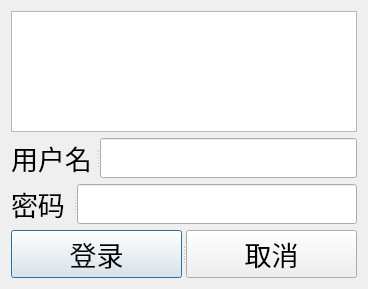
<?xml version="1.0" encoding="UTF-8"?>
<ui version="4.0">
 <class>Dialog</class>
 <widget class="QDialog" name="Dialog">
  <property name="geometry">
   <rect>
    <x>0</x>
    <y>0</y>
    <width>368</width>
    <height>289</height>
   </rect>
  </property>
  <property name="windowTitle">
   <string>用户登录</string>
  </property>
  <layout class="QVBoxLayout" name="verticalLayout">
   <item>
    <widget class="QTextBrowser" name="UI_stauts">
     <property name="font">
      <font>
       <pointsize>15</pointsize>
      </font>
     </property>
    </widget>
   </item>
   <item>
    <widget class="QSplitter" name="splitter">
     <property name="orientation">
      <enum>Qt::Horizontal</enum>
     </property>
     <widget class="QLabel" name="label">
      <property name="font">
       <font>
        <pointsize>20</pointsize>
       </font>
      </property>
      <property name="text">
       <string>用户名</string>
      </property>
     </widget>
     <widget class="QLineEdit" name="UI_usr_btn">
      <property name="font">
       <font>
        <pointsize>20</pointsize>
       </font>
      </property>
     </widget>
    </widget>
   </item>
   <item>
    <widget class="QSplitter" name="splitter_2">
     <property name="orientation">
      <enum>Qt::Horizontal</enum>
     </property>
     <widget class="QLabel" name="label_2">
      <property name="font">
       <font>
        <pointsize>20</pointsize>
       </font>
      </property>
      <property name="text">
       <string>密码</string>
      </property>
     </widget>
     <widget class="QLineEdit" name="UI_passwd_btn">
      <property name="font">
       <font>
        <pointsize>20</pointsize>
       </font>
      </property>
      <property name="echoMode">
       <enum>QLineEdit::Password</enum>
      </property>
     </widget>
    </widget>
   </item>
   <item>
    <widget class="QSplitter" name="splitter_3">
     <property name="orientation">
      <enum>Qt::Horizontal</enum>
     </property>
     <widget class="QPushButton" name="UI_login_btn">
      <property name="font">
       <font>
        <pointsize>20</pointsize>
       </font>
      </property>
      <property name="text">
       <string>登录</string>
      </property>
     </widget>
     <widget class="QPushButton" name="UI_cancel_btn">
      <property name="font">
       <font>
        <pointsize>20</pointsize>
       </font>
      </property>
      <property name="text">
       <string>取消</string>
      </property>
     </widget>
    </widget>
   </item>
  </layout>
 </widget>
 <resources/>
 <connections/>
</ui>
